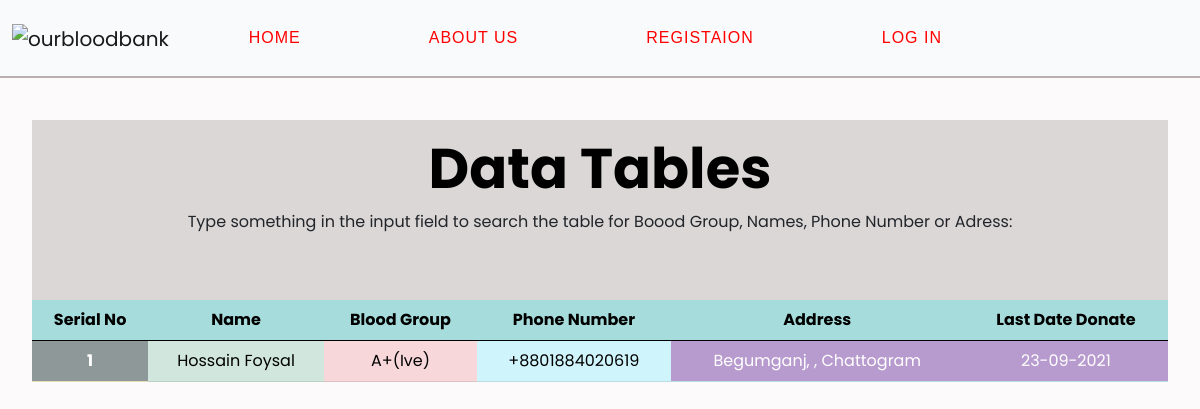
Page /demo/db on the earlier database version.
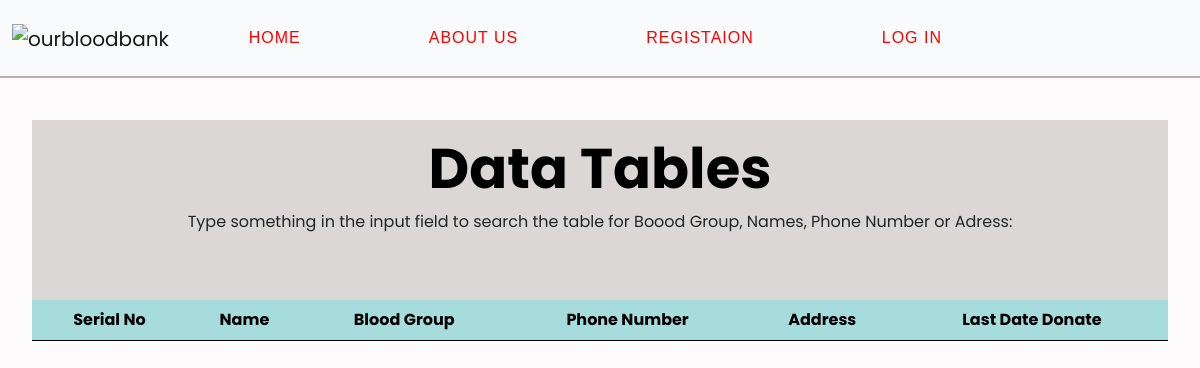
Same page on the later database version.
### bloodbank/models.py (models this page shows, shortened)
class User(db.Model, UserMixin):
    id = db.Column(db.Integer, primary_key=True)
    name = db.Column(db.String(20), nullable=False)
    username = db.Column(db.String(20))
    mobile = db.Column(db.String(20), unique=True, nullable=False)
    email = db.Column(db.String(120), unique=True, nullable=False)
    lastdate = db.Column(db.DateTime, default=datetime.utcnow)
    numberofdonation = db.Column(db.String(1000))
    image_file = db.Column(db.String(20), nullable=False, default='default.png')
    password = db.Column(db.String(60), nullable=False)
    bloodgroup = db.Column(db.String(20), nullable=False)
    division = db.Column(db.String(20), nullable=False)
    district = db.Column(db.String(20), nullable=False)
    upazila = db.Column(db.String(20), nullable=False)

### bloodbank/routes.py (the view)
@app.route('/demo/db')
def demoDB():
    users = User.query.all()
    return render_template('demoDB.html', users=users)

### bloodbank/templates/demoDB.html (shortened to what this page needs)
{% extends 'root.html' %}
{% block body %}
    <nav class="navbar navbar-expand-lg navbar-light bg-light">
        <div class="container-fluid">
            <a class="navbar-brand" href="index.html"><img src="https://i.ibb.co/grDLFDR/ourbloodbank-logo.png" alt="ourbloodbank" border="0"></a>
            <div class="collapse navbar-collapse" id="navbarSupportedContent">
                <ul class="navbar-nav me-auto mb-1 mb-lg-0 my_anymation">
                    <li class="nav-item">
                        <a class="nav-link active" aria-current="page" href="{{ url_for('index') }}">Home</a>
                    </li>
                    <li class="nav-item">
                        <a class="nav-link active" aria-current="page" href="{{ url_for('about') }}">About Us</a>
                    </li>
                    <li class="nav-item">
                        <a class="nav-link active" aria-current="page" href="{{ url_for('register') }}">Registaion</a>
                    </li>
                    <li class="nav-item">
                        <a class="nav-link active" aria-current="page" href="{{ url_for('login') }}">Log In</a>
                    </li>
                </ul>
            </div>
        </div>
    </nav>
    <div class="main_database">
        <div class="container">
            <div class="d_heading">
                <h1>Data Tables</h1>
                <p>Type something in the input field to search the table for Boood Group, Names, Phone Number or Adress:</p>
            </div>
            <table id="table_id" class="table table-responsive text-center">
                <thead>
                    <tr>
                        <th scope="col" class="table-light">Serial No</th>
                        <th scope="col" class="table-light">Name</th>
                        <th scope="col" class="table-light">Blood Group</th>
                        <th scope="col" class="table-light">Phone Number</th>
                        <th scope="col" class="table-light">Address</th>
                        <th scope="col" class="table-light">Last Date Donate</th>
                    </tr>
                </thead>
                <tbody>
                    {% for user in users %}
                    <tr>
                        <th scope="row" class="table-warning">{{ user.id }} </th>
                        <td class="table-success text-capitalize">
                            <a href="{{ url_for('profile', username=user.username) }}"> {{ user.name }} </a>
                        </td>
                        <td class="table-danger text-capitalize">{{ user.bloodgroup }}</td>
                        <td class="table-info"><a href="tel:+880{{ user.mobile }}">+880{{ user.mobile }}</a></td>
                        <td class="table-dark text-capitalize">{{ user.upazila }}, {{ user.disctrict }}, {{ user.division }}</td>
                        <td class="table-dark">{{ user.lastdate.strftime('%d-%m-%Y') }}</td>
                    </tr>
                    {% endfor %}
                </tbody>
            </table>
        </div>
    </div>
{% endblock %}

### bloodbank/templates/root.html (shortened to what this page needs)
<!DOCTYPE html>
<html>
    <head>
        <link href="https://cdn.jsdelivr.net/npm/bootstrap@5.0.2/dist/css/bootstrap.min.css" rel="stylesheet" />
        <link rel="stylesheet" href="{{ url_for('static', filename='style.css') }}" />
        <link rel="stylesheet" href="{{ url_for('static', filename='aos.css') }}" />
        <link rel="stylesheet" href="{{ url_for('static', filename='mislider.css') }}" />
        <link rel="stylesheet" href="{{ url_for('static', filename='mislider-skin-cameo.css') }}" />
        <link rel="stylesheet" href="{{ url_for('static', filename='mislider-cameo.css') }}" />
        <link rel="stylesheet" href="https://unpkg.com/boxicons@2.0.7/css/boxicons.min.css">
        <link href="https://cdn.jsdelivr.net/npm/bootstrap@5.0.2/dist/css/bootstrap.min.css" rel="stylesheet" />
        <link rel="stylesheet" href="{{ url_for('static', filename='style.css') }}" />
        <link rel="stylesheet" href="{{ url_for('static', filename='responsive.css') }}">
    </head>
    <body>
        {% block body %}  {% endblock %}
    </body>
</html>

### bloodbank/static/style.css (style rules this page uses)
* { margin: 0; padding: 0; outline: none; }
h1, h2, h3, h4, h5, h6 { font-weight: 700; }
a { text-decoration: none }
ul { list-style: none; }
p { font-weight: 400; }
body { font-family: 'Poppins', sans-serif; box-sizing: border-box; background: #fcfafa; }
.container { max-width: 1160px; width: 100%; margin: 0 auto; }
.container-fluid img { max-width: 180px; max-height: 60px; }
.navbar-light .navbar-nav .nav-link.active, .navbar-light .navbar-nav .show > .nav-link { color: red; font-weight: 500; padding: 10px 40px; border-radius: 10px; transition: 0.5s; }
.bg-light { background-color: #f9fafb !important; }
.navbar { position: fixed; top: 0%; width: 100%; z-index: 999; border-bottom: 2px solid rgb(185, 177, 177); }
.my_anymation { font-family: 'Raleway', Arial, sans-serif; text-align: center; text-transform: uppercase; font-weight: 500; letter-spacing: 1px; }
.my_anymation * { -webkit-box-sizing: border-box; box-sizing: border-box; -webkit-transition: all 0.35s ease; transition: all 0.35s ease; }
.my_anymation li { display: inline-block; list-style: outside none none; margin: 0.5em 1.5em; padding: 0; }
.my_anymation a { padding: 0.3em 0; color: rgba(255, 255, 255, 0.5); position: relative; text-decoration: none; display: inline-block; }
.my_anymation a:before, .my_anymation a:after { height: 3px; position: absolute; content: ''; -webkit-transition: all 0.35s ease; transition: all 0.35s ease; background-color: #fc4603; width: 0; }
.my_anymation a:before { top: 0; left: 0; }
.my_anymation a:after { bottom: 0; right: 0; }
a { color: #000; }
table { cursor: pointer; }
.main_database { margin-top: 120px; }
.table-light { --bs-table-bg: #a7dcdc; --bs-table-striped-bg: #ecedee; --bs-table-striped-color: #000; --bs-table-active-bg: #dfe0e1; --bs-table-active-color: #000; --bs-table-hover-bg: #e5e6e7; --bs-table-hover-color: #000; color: #000; border-color: #dfe0e1; }
.d_heading { text-align: center; background: #dbd7d7; padding: 15px 0px; position: relative; }
.d_heading h1 { font-size: 56px; font-weight: 700; color: #000; }
.d_heading p { padding-bottom: 35px; }
.table { border-color: #0371de; }

Differences in the rows shown:
removed User: id "1", name "Hossain Foysal", bloodgroup "A+(Ive)", mobile "1884020619", upazila "Begumganj", division "Chattogram", lastdate "23-09-2021"
